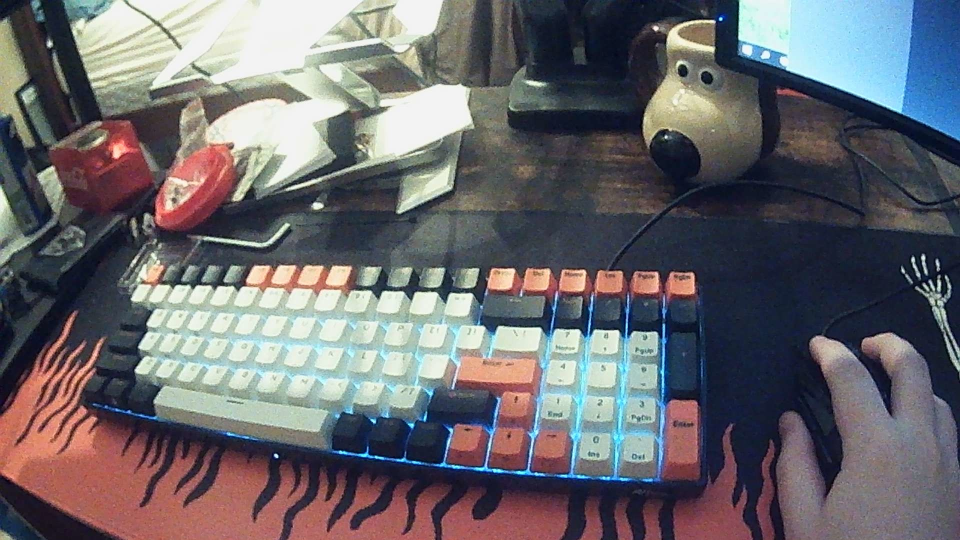
#> input picture img1.jpg, 1920 x 1080 px (shown at 1/2 size)
$ python main.py
#> lines starting #> are read from the running program, lines starting #| are printed output that depends on the picture
import cv2 as cv
import numpy as np
import matplotlib as plt
SAMPLES = 800
print(cv.__version__)
img = cv.imread('img1.jpg')
#> img is the input picture: shape (1080, 1920, 3); mean B, G, R 108.8, 104, 105.8


imgGray = cv.cvtColor(img, cv.COLOR_BGR2GRAY)
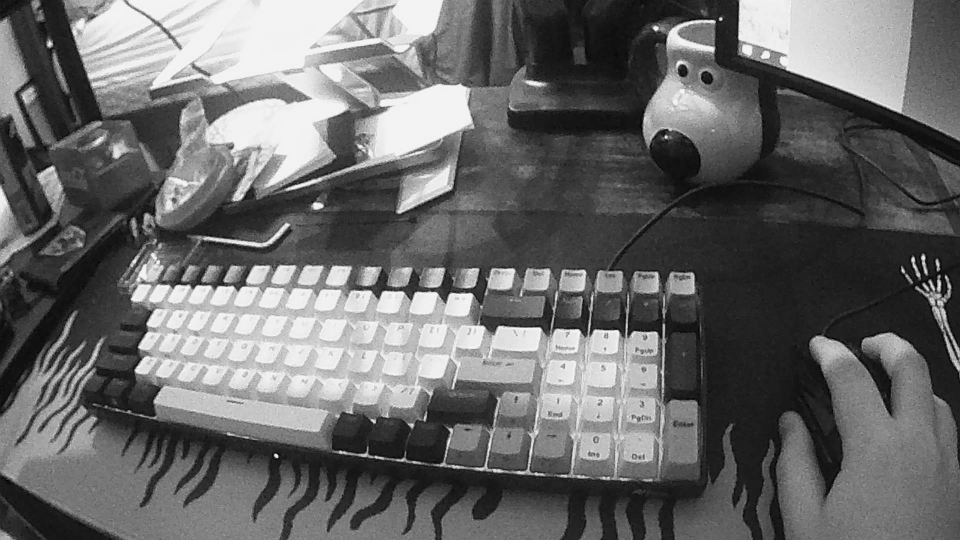
#> imgGray: shape (1080, 1920) (shown at 1/2 size); min 0, max 254, mean 105.1
img_blur = cv.GaussianBlur(imgGray, (3,3), 0)

#Canny Edge Detection
edgeme=cv.Canny(image=img_blur, threshold1=100, threshold2=200)
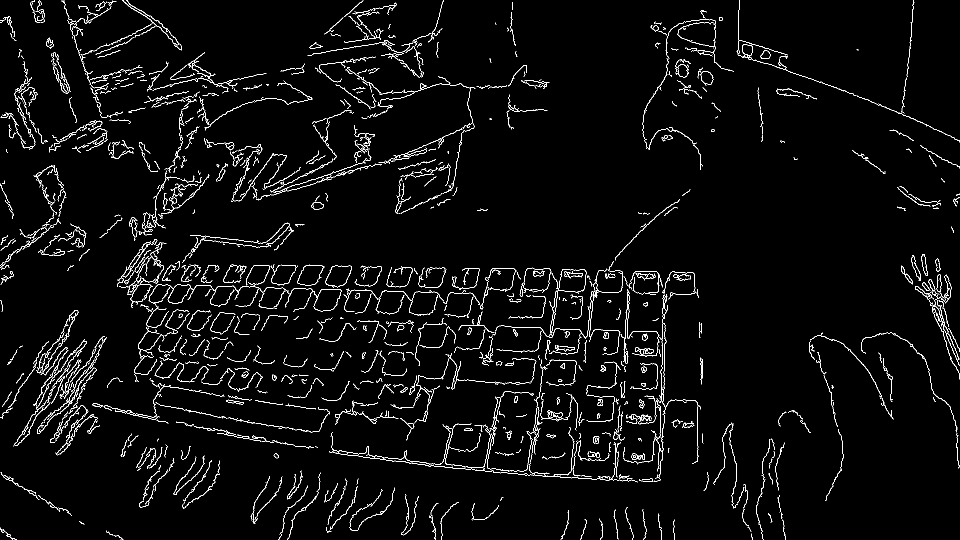
#> edgeme: shape (1080, 1920) (shown at 1/2 size); 3.3% white in thin lines or dots

#SOBEL edges
cptsobel = cv.Sobel(src=img_blur, ddepth=cv.CV_64F, dx=1, dy=0, ksize=5)
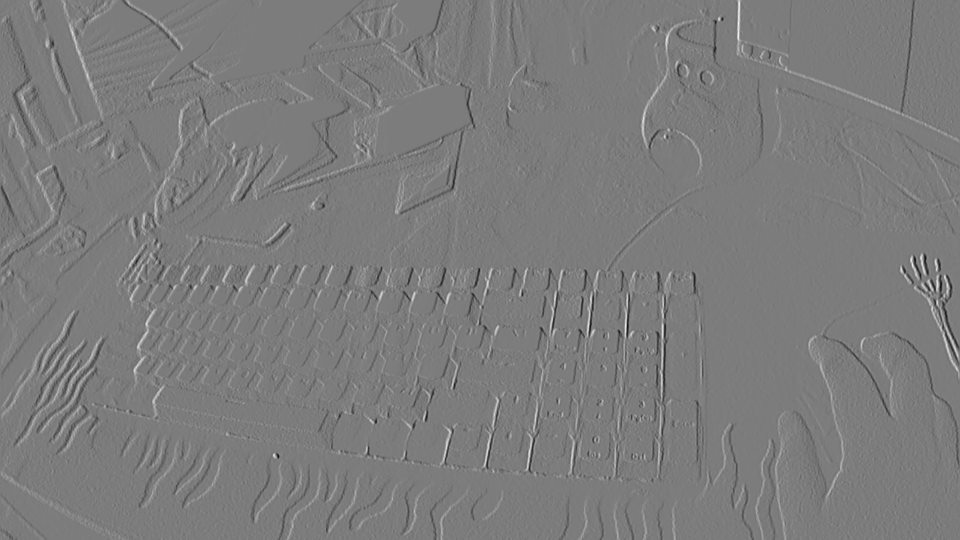
#> cptsobel: shape (1080, 1920) float64 (shown at 1/2 size); min -7715, max 8101, mean -2.5; drawn with min black and max white

# [18 lines of commented-out code are left out]
hough = np.empty([1,1,4])
hough = cv.HoughLinesP(edgeme, 1, np.pi/180, 80, minLineLength=0, maxLineGap=10 )
#> hough = 2293 rows, first 6: [754, 533, 762, 533], [611, 531, 644, 531], [487, 572, 510, 573], [1322, 802, 1326, 581], [874, 586, 875, 586], [1044, 875, 1045, 875]
for line in hough:
    x1,y1,x2,y2 = line[0]
    cv.line(edgeme, (x1,y1),(x2,y2), (255,255,0),1)
#> this loop made 2293 passes
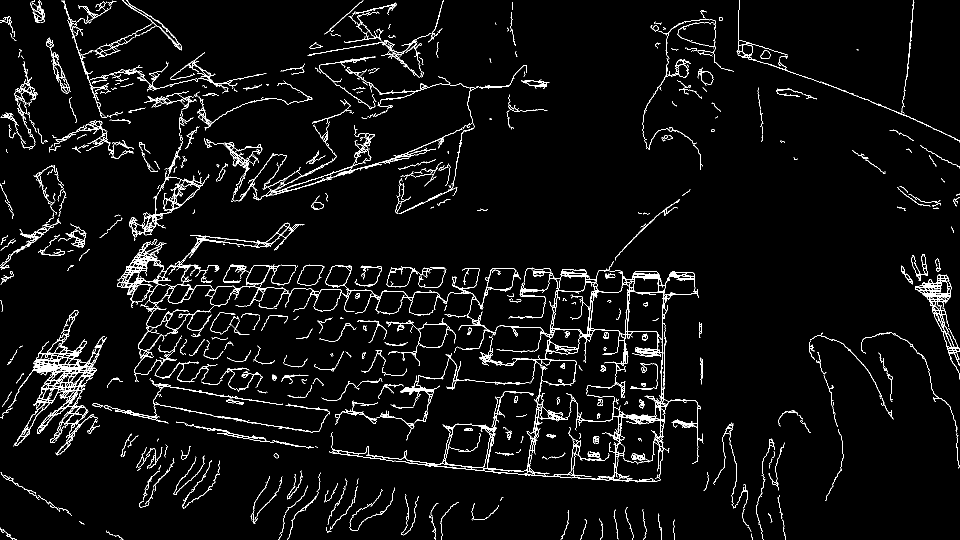
#> edgeme: shape (1080, 1920) (shown at 1/2 size); 4.2% white in thin lines or dots
cv.imshow('',edgeme)
cv.waitKey(0)
